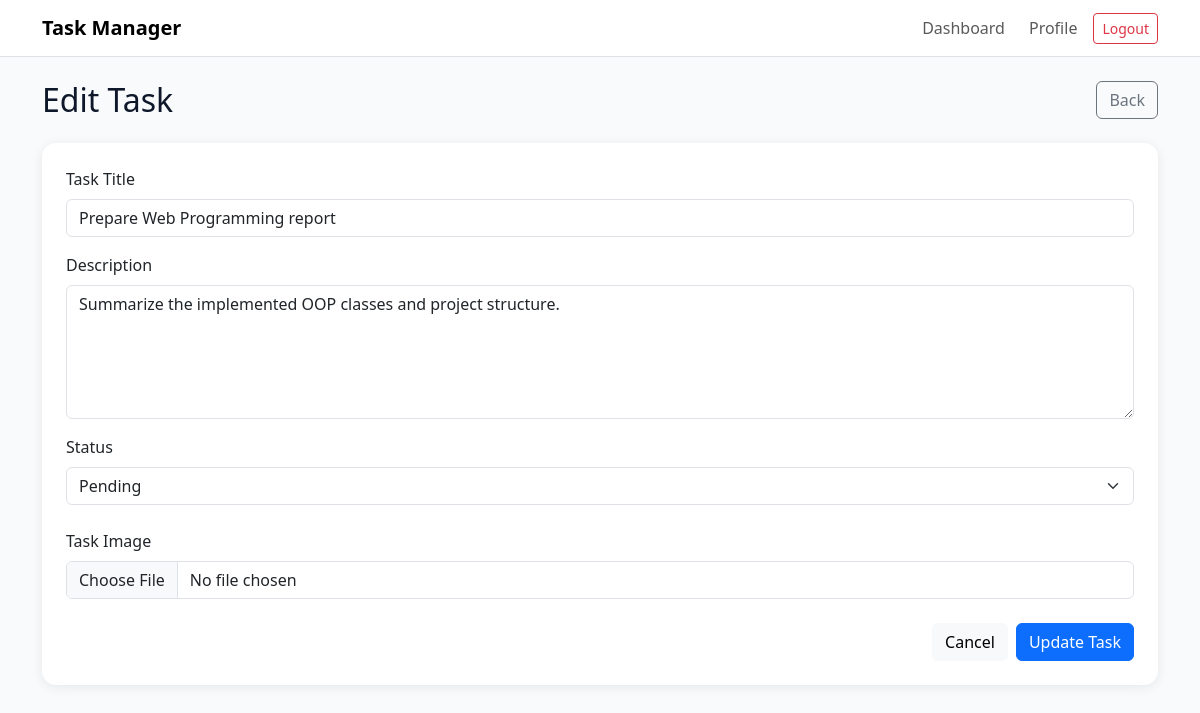
The page /admin/edit_task.php?id=1 (signed in) on the database its author committed.
### tables this page shows
CREATE TABLE IF NOT EXISTS tasks (
    id INT UNSIGNED AUTO_INCREMENT PRIMARY KEY,
    user_id INT UNSIGNED NOT NULL,
    title VARCHAR(255) NOT NULL,
    description TEXT NOT NULL,
    status VARCHAR(50) NOT NULL DEFAULT 'Pending',
    image_path VARCHAR(255) NULL,
    created_at TIMESTAMP NOT NULL DEFAULT CURRENT_TIMESTAMP,
    updated_at TIMESTAMP NOT NULL DEFAULT CURRENT_TIMESTAMP ON UPDATE CURRENT_TIMESTAMP,
    CONSTRAINT fk_tasks_user
        FOREIGN KEY (user_id)
        REFERENCES users(id)
        ON DELETE CASCADE
);

### includes/init.php (called while the page is built, shortened)
<?php
require_once __DIR__ . '/helpers.php';
require_once __DIR__ . '/../classes/Task.php';
function dbConnection(): mysqli
{
    static $conn = null;
    if ($conn === null) {
        $db = new Database();
        $conn = $db->connect();
    }
    return $conn;
}
function taskModel(): Task
{
    return new Task(dbConnection());
}

### classes/GenericModel.php (called while the page is built, shortened)
<?php
class GenericModel
{
    protected mysqli $conn;
    public function __construct(mysqli $conn)
    {
        $this->conn = $conn;
    }
    protected function executeQuery(string $sql, array $params = [])
    {
        $stmt = $this->conn->prepare($sql);
        if ($params) {
            $types = $this->getParamTypes($params);
            $refs = [];
            foreach ($params as $key => $value) {
                $refs[$key] = &$params[$key];
            }
            $stmt->bind_param($types, ...$refs);
        }
        $stmt->execute();
        return $stmt;
    }
    protected function fetchOne(string $sql, array $params = [])
    {
        $stmt = $this->executeQuery($sql, $params);
        return $stmt
            ->get_result()
            ->fetch_assoc();
    }
    private function getParamTypes(array $params): string
    {
        $types = '';
        foreach ($params as $param) {
            if (is_int($param)) {
                $types .= 'i';
            } elseif (is_float($param)) {
                $types .= 'd';
            } else {
                $types .= 's';
            }
        }
        return $types;
    }
}

### classes/Task.php (called while the page is built, shortened)
<?php
require_once 'GenericModel.php';
class Task extends GenericModel
{
    public function getById($id)
    {
        return $this->fetchOne(
            "SELECT * FROM tasks WHERE id = ?",
            [(int) $id]
        );
    }
}

### includes/helpers.php (called while the page is built, shortened)
<?php
function e($value): string
{
    return htmlspecialchars((string) $value, ENT_QUOTES, 'UTF-8');
}
function selected($current, $expected): string
{
    return $current === $expected ? 'selected' : '';
}

### includes/partials/task_form.php (the view, shortened to what this page needs)
<?php
require_once __DIR__ . '/../helpers.php';
$task = $task ?? [];
$title = $task['title'] ?? '';
$description = $task['description'] ?? '';
$currentStatus = $task['status'] ?? 'Pending';
?>
<form
    method="POST"
    enctype="multipart/form-data"
>
    <div class="mb-3">
        <label class="form-label">
            Task Title
        </label>
        <input
            type="text"
            name="title"
            class="form-control"
            value="<?= e($title) ?>"
            placeholder="Enter task title"
            required
        >
    </div>
    <div class="mb-3">
        <label class="form-label">
            Description
        </label>
        <textarea
            name="description"
            class="form-control"
            rows="5"
            placeholder="Enter task description"
            required
        ><?= e($description) ?></textarea>
    </div>
    <div class="mb-4">
        <label class="form-label">
            Status
        </label>
        <select
            name="status"
            class="form-select"
        >
            <?php foreach (Task::STATUSES as $status) { ?>
                <option value="<?= e($status) ?>" <?= selected($currentStatus, $status) ?>>
                    <?= e($status) ?>
                </option>
            <?php } ?>
        </select>
    </div>
    <div class="mb-4">
        <label class="form-label">
            Task Image
        </label>
        <input
            type="file"
            name="image"
            class="form-control"
            accept="image/*"
        >
    </div>
    <div class="d-flex justify-content-end gap-2">
        <a
            href="<?= e($backUrl) ?>"
            class="btn btn-light"
        >
            Cancel
        </a>
        <button
            type="submit"
            class="btn btn-primary"
        >
            <?= e($submitLabel) ?>
        </button>
    </div>
</form>

### assets/css/style.css (style rules this page uses)
body { background: #f8fafc; color: #0f172a; }
a { text-decoration: none; }

### rows shown on the page
tasks: title "Prepare Web Programming report", description "Summarize the implemented OOP classes and project structure.", status "Pending"

### other values the page prints
$submitLabel "Update Task"
